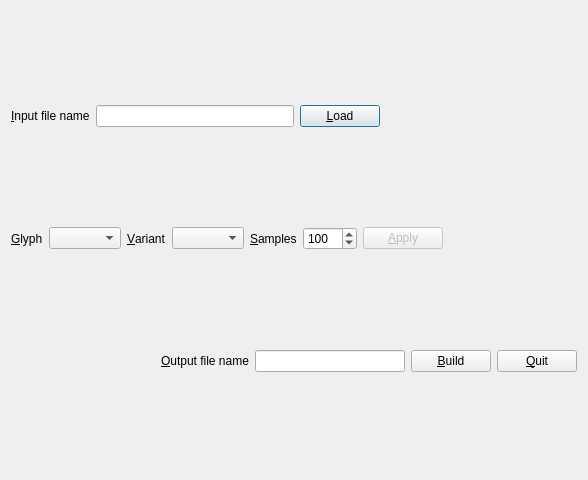
<ui version="4.0" >
 <class>BezierGlyphBuilderClass</class>
 <widget class="QDialog" name="BezierGlyphBuilderClass" >
  <property name="geometry" >
   <rect>
    <x>0</x>
    <y>0</y>
    <width>588</width>
    <height>480</height>
   </rect>
  </property>
  <property name="windowTitle" >
   <string>BezierGlyphBuilder</string>
  </property>
  <layout class="QVBoxLayout" name="verticalLayout" >
   <item>
    <layout class="QHBoxLayout" name="horizontalLayout_3" >
     <item>
      <widget class="QLabel" name="label_2" >
       <property name="text" >
        <string>&amp;Input file name</string>
       </property>
       <property name="buddy" >
        <cstring>inputFileNameLineEdit</cstring>
       </property>
      </widget>
     </item>
     <item>
      <widget class="QLineEdit" name="inputFileNameLineEdit" />
     </item>
     <item>
      <widget class="QPushButton" name="loadButton" >
       <property name="text" >
        <string>&amp;Load</string>
       </property>
      </widget>
     </item>
     <item>
      <spacer name="horizontalSpacer_3" >
       <property name="orientation" >
        <enum>Qt::Horizontal</enum>
       </property>
       <property name="sizeHint" stdset="0" >
        <size>
         <width>40</width>
         <height>20</height>
        </size>
       </property>
      </spacer>
     </item>
    </layout>
   </item>
   <item>
    <layout class="QHBoxLayout" name="horizontalLayout" >
     <item>
      <widget class="QLabel" name="glyphLabel" >
       <property name="text" >
        <string>&amp;Glyph</string>
       </property>
       <property name="buddy" >
        <cstring>glyphComboBox</cstring>
       </property>
      </widget>
     </item>
     <item>
      <widget class="QComboBox" name="glyphComboBox" />
     </item>
     <item>
      <widget class="QLabel" name="variantLabel" >
       <property name="text" >
        <string>&amp;Variant</string>
       </property>
       <property name="buddy" >
        <cstring>variantComboBox</cstring>
       </property>
      </widget>
     </item>
     <item>
      <widget class="QComboBox" name="variantComboBox" />
     </item>
     <item>
      <widget class="QLabel" name="stepLabel" >
       <property name="text" >
        <string>&amp;Samples</string>
       </property>
       <property name="buddy" >
        <cstring>samplesSpinBox</cstring>
       </property>
      </widget>
     </item>
     <item>
      <widget class="QSpinBox" name="samplesSpinBox" >
       <property name="maximum" >
        <number>9999</number>
       </property>
       <property name="value" >
        <number>100</number>
       </property>
      </widget>
     </item>
     <item>
      <widget class="QPushButton" name="applyButton" >
       <property name="enabled" >
        <bool>false</bool>
       </property>
       <property name="text" >
        <string>&amp;Apply</string>
       </property>
      </widget>
     </item>
     <item>
      <spacer name="horizontalSpacer_2" >
       <property name="orientation" >
        <enum>Qt::Horizontal</enum>
       </property>
       <property name="sizeHint" stdset="0" >
        <size>
         <width>40</width>
         <height>20</height>
        </size>
       </property>
      </spacer>
     </item>
    </layout>
   </item>
   <item>
    <layout class="QHBoxLayout" name="glyphViewLayout" >
     <property name="leftMargin" >
      <number>1</number>
     </property>
    </layout>
   </item>
   <item>
    <layout class="QHBoxLayout" name="horizontalLayout_2" >
     <item>
      <spacer name="horizontalSpacer" >
       <property name="orientation" >
        <enum>Qt::Horizontal</enum>
       </property>
       <property name="sizeHint" stdset="0" >
        <size>
         <width>40</width>
         <height>20</height>
        </size>
       </property>
      </spacer>
     </item>
     <item>
      <widget class="QLabel" name="label" >
       <property name="text" >
        <string>&amp;Output file name</string>
       </property>
       <property name="buddy" >
        <cstring>outputFileNameLineEdit</cstring>
       </property>
      </widget>
     </item>
     <item>
      <widget class="QLineEdit" name="outputFileNameLineEdit" />
     </item>
     <item>
      <widget class="QPushButton" name="buildButton" >
       <property name="text" >
        <string>&amp;Build</string>
       </property>
      </widget>
     </item>
     <item>
      <widget class="QPushButton" name="quitButton" >
       <property name="text" >
        <string>&amp;Quit</string>
       </property>
      </widget>
     </item>
    </layout>
   </item>
  </layout>
 </widget>
 <layoutdefault spacing="6" margin="11" />
 <tabstops>
  <tabstop>glyphComboBox</tabstop>
  <tabstop>variantComboBox</tabstop>
  <tabstop>samplesSpinBox</tabstop>
  <tabstop>buildButton</tabstop>
  <tabstop>quitButton</tabstop>
 </tabstops>
 <resources/>
 <connections>
  <connection>
   <sender>quitButton</sender>
   <signal>released()</signal>
   <receiver>BezierGlyphBuilderClass</receiver>
   <slot>reject()</slot>
   <hints>
    <hint type="sourcelabel" >
     <x>577</x>
     <y>409</y>
    </hint>
    <hint type="destinationlabel" >
     <x>585</x>
     <y>462</y>
    </hint>
   </hints>
  </connection>
 </connections>
</ui>
